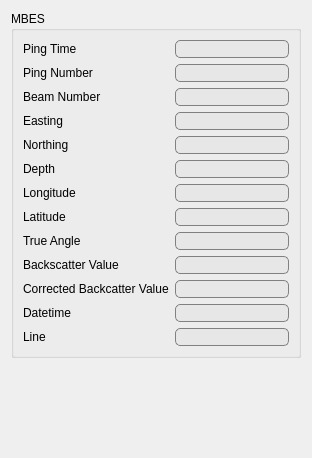
           <widget class="QWidget" name="scrollAreaWidgetContents_4">
            <property name="geometry">
             <rect>
              <x>0</x>
              <y>0</y>
              <width>312</width>
              <height>458</height>
             </rect>
            </property>
            <layout class="QVBoxLayout" name="verticalLayout_12">
             <item>
              <widget class="QGroupBox" name="groupBox">
               <property name="title">
                <string>MBES</string>
               </property>
               <layout class="QVBoxLayout" name="verticalLayout_10">
                <item>
                 <layout class="QGridLayout" name="gridLayout_3">
                  <item row="11" column="0">
                   <widget class="QLabel" name="label_15">
                    <property name="text">
                     <string>Datetime</string>
                    </property>
                   </widget>
                  </item>
                  <item row="1" column="0">
                   <widget class="QLabel" name="label_5">
                    <property name="text">
                     <string>Ping Number</string>
                    </property>
                   </widget>
                  </item>
                  <item row="0" column="0">
                   <widget class="QLabel" name="label_4">
                    <property name="text">
                     <string>Ping Time</string>
                    </property>
                   </widget>
                  </item>
                  <item row="10" column="0">
                   <widget class="QLabel" name="label_13">
                    <property name="text">
                     <string>Corrected Backcatter Value</string>
                    </property>
                   </widget>
                  </item>
                  <item row="3" column="0">
                   <widget class="QLabel" name="label_7">
                    <property name="text">
                     <string>Easting</string>
                    </property>
                   </widget>
                  </item>
                  <item row="5" column="0">
                   <widget class="QLabel" name="label_9">
                    <property name="text">
                     <string>Depth</string>
                    </property>
                   </widget>
                  </item>
                  <item row="7" column="0">
                   <widget class="QLabel" name="label_11">
                    <property name="text">
                     <string>Latitude</string>
                    </property>
                   </widget>
                  </item>
                  <item row="12" column="0">
                   <widget class="QLabel" name="label_16">
                    <property name="text">
                     <string>Line</string>
                    </property>
                   </widget>
                  </item>
                  <item row="4" column="0">
                   <widget class="QLabel" name="label_8">
                    <property name="text">
                     <string>Northing</string>
                    </property>
                   </widget>
                  </item>
                  <item row="2" column="0">
                   <widget class="QLabel" name="label_6">
                    <property name="text">
                     <string>Beam Number</string>
                    </property>
                   </widget>
                  </item>
                  <item row="9" column="0">
                   <widget class="QLabel" name="label_12">
                    <property name="text">
                     <string>Backscatter Value</string>
                    </property>
                   </widget>
                  </item>
                  <item row="6" column="0">
                   <widget class="QLabel" name="label_10">
                    <property name="text">
                     <string>Longitude</string>
                    </property>
                   </widget>
                  </item>
                  <item row="8" column="0">
                   <widget class="QLabel" name="label_14">
                    <property name="text">
                     <string>True Angle</string>
                    </property>
                   </widget>
                  </item>
                  <item row="0" column="1">
                   <widget class="QLineEdit" name="pingtime">
                    <property name="styleSheet">
                     <string notr="true">QLineEdit {
     border: 1px solid gray;
     border-radius: 5px;
     padding: 0 8px;
     background: rgb(231, 231, 231);
 }</string>
                    </property>
                   </widget>
                  </item>
                  <item row="1" column="1">
                   <widget class="QLineEdit" name="pingnumber">
                    <property name="styleSheet">
                     <string notr="true">QLineEdit {
     border: 1px solid gray;
     border-radius: 5px;
     padding: 0 8px;
     background: rgb(231, 231, 231);
 }</string>
                    </property>
                   </widget>
                  </item>
                  <item row="2" column="1">
                   <widget class="QLineEdit" name="beamnumber">
                    <property name="styleSheet">
                     <string notr="true">QLineEdit {
     border: 1px solid gray;
     border-radius: 5px;
     padding: 0 8px;
     background: rgb(231, 231, 231);
 }</string>
                    </property>
                   </widget>
                  </item>
                  <item row="3" column="1">
                   <widget class="QLineEdit" name="pingeasting">
                    <property name="styleSheet">
                     <string notr="true">QLineEdit {
     border: 1px solid gray;
     border-radius: 5px;
     padding: 0 8px;
     background: rgb(231, 231, 231);
 }</string>
                    </property>
                   </widget>
                  </item>
                  <item row="4" column="1">
                   <widget class="QLineEdit" name="pingnorthing">
                    <property name="styleSheet">
                     <string notr="true">QLineEdit {
     border: 1px solid gray;
     border-radius: 5px;
     padding: 0 8px;
     background: rgb(231, 231, 231);
 }</string>
                    </property>
                   </widget>
                  </item>
                  <item row="5" column="1">
                   <widget class="QLineEdit" name="pingdepth">
                    <property name="styleSheet">
                     <string notr="true">QLineEdit {
     border: 1px solid gray;
     border-radius: 5px;
     padding: 0 8px;
     background: rgb(231, 231, 231);
 }</string>
                    </property>
                   </widget>
                  </item>
                  <item row="6" column="1">
                   <widget class="QLineEdit" name="pinglongitude">
                    <property name="styleSheet">
                     <string notr="true">QLineEdit {
     border: 1px solid gray;
     border-radius: 5px;
     padding: 0 8px;
     background: rgb(231, 231, 231);
 }</string>
                    </property>
                   </widget>
                  </item>
                  <item row="7" column="1">
                   <widget class="QLineEdit" name="pinglatitude">
                    <property name="styleSheet">
                     <string notr="true">QLineEdit {
     border: 1px solid gray;
     border-radius: 5px;
     padding: 0 8px;
     background: rgb(231, 231, 231);
 }</string>
                    </property>
                   </widget>
                  </item>
                  <item row="8" column="1">
                   <widget class="QLineEdit" name="trueangle">
                    <property name="styleSheet">
                     <string notr="true">QLineEdit {
     border: 1px solid gray;
     border-radius: 5px;
     padding: 0 8px;
     background: rgb(231, 231, 231);
 }</string>
                    </property>
                   </widget>
                  </item>
                  <item row="9" column="1">
                   <widget class="QLineEdit" name="backscatter">
                    <property name="styleSheet">
                     <string notr="true">QLineEdit {
     border: 1px solid gray;
     border-radius: 5px;
     padding: 0 8px;
     background: rgb(231, 231, 231);
 }</string>
                    </property>
                   </widget>
                  </item>
                  <item row="10" column="1">
                   <widget class="QLineEdit" name="correctedbackscatter">
                    <property name="styleSheet">
                     <string notr="true">QLineEdit {
     border: 1px solid gray;
     border-radius: 5px;
     padding: 0 8px;
     background: rgb(231, 231, 231);
 }</string>
                    </property>
                   </widget>
                  </item>
                  <item row="11" column="1">
                   <widget class="QLineEdit" name="datetime">
                    <property name="styleSheet">
                     <string notr="true">QLineEdit {
     border: 1px solid gray;
     border-radius: 5px;
     padding: 0 8px;
     background: rgb(231, 231, 231);
 }</string>
                    </property>
                   </widget>
                  </item>
                  <item row="12" column="1">
                   <widget class="QLineEdit" name="line">
                    <property name="styleSheet">
                     <string notr="true">QLineEdit {
     border: 1px solid gray;
     border-radius: 5px;
     padding: 0 8px;
     background: rgb(231, 231, 231);
 }</string>
                    </property>
                   </widget>
                  </item>
                 </layout>
                </item>
               </layout>
              </widget>
             </item>
             <item>
              <spacer name="verticalSpacer_2">
               <property name="orientation">
                <enum>Qt::Vertical</enum>
               </property>
               <property name="sizeHint" stdset="0">
                <size>
                 <width>20</width>
                 <height>40</height>
                </size>
               </property>
              </spacer>
             </item>
            </layout>
           </widget>
